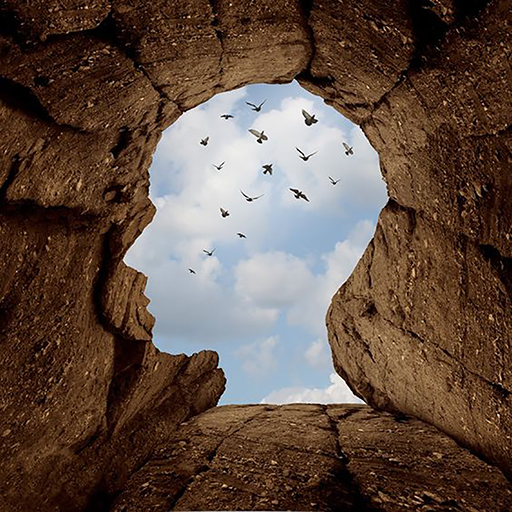
//> input picture 512.jpg, 512 x 512 px
$ ./serial   (built with g++ and OpenCV 4)
//> lines starting //> are read from the running program, lines starting //| are printed output that depends on the picture
#include <opencv2/opencv.hpp>
#include <iostream>
#include <vector>
#include <complex>
#include <iomanip>
#include <time.h>
#include <chrono>

using namespace std;
using Complex = complex<double>;
using CVector = vector<Complex>;

// Implement the FFT algorithm
CVector FFT(const CVector& a) {
    int n = a.size();
    if (n == 1) {
        return a;
    }

    Complex wn = polar(1.0, 2 * M_PI / n); // Primitive nth root of unity
    Complex w = 1;

    CVector a_even(n / 2), a_odd(n / 2);
    for (int i = 0; i < n / 2; ++i) {
        a_even[i] = a[2 * i];
        a_odd[i] = a[2 * i + 1];
    }

    CVector y_even = FFT(a_even);
    CVector y_odd = FFT(a_odd);

    CVector y(n);
    for (int k = 0; k < n / 2; ++k) {
        y[k] = y_even[k] + w * y_odd[k];
        y[k + n / 2] = y_even[k] - w * y_odd[k];
        w *= wn;
    }

    return y;
}
// Function to transpose a 2D vector
void transpose(vector<CVector> &data) {
    vector<CVector> transposed(data[0].size(), CVector(data.size()));
    for (size_t i = 0; i < data.size(); i++) {
        for (size_t j = 0; j < data[0].size(); j++) {
            transposed[j][i] = data[i][j];
        }
    }
    data = transposed;
}

int main() {
	using namespace std::chrono;
	auto start = high_resolution_clock::now();
    // [5 lines of commented-out code are left out]
    cv::Mat image = cv::imread("/mnt/c/Users/sooraj/OneDrive/Pictures/new/updated/512.jpg", cv::IMREAD_GRAYSCALE);
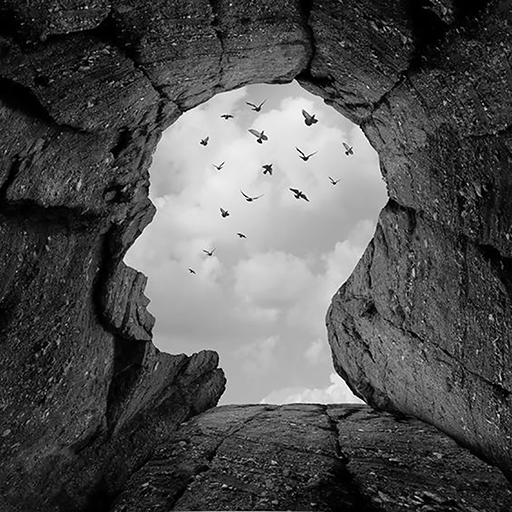
//> image: 512 rows x 512 cols, CV_8UC1; min 0, max 255, mean 82.7
//    cv::Mat image = cv::imread("/mnt/c/Users/sooraj/OneDrive/Pictures/new/updated/1024.jpg", cv::IMREAD_GRAYSCALE);
//    cv::Mat image = cv::imread("/mnt/c/Users/sooraj/OneDrive/Pictures/new/updated/2048.jpg", cv::IMREAD_GRAYSCALE);
//    cv::Mat image = cv::imread("/mnt/c/Users/sooraj/OneDrive/Pictures/new/updated/4096.jpg", cv::IMREAD_GRAYSCALE);
    if (image.empty()) {
        cerr << "Could not open or find the image." << endl;
        return -1;
    }

    // Convert the image to a 2D vector of complex numbers (for FFT)
    int rows = image.rows;
//> rows = 512
    int cols = image.cols;
//> cols = 512
    vector<CVector> image_data(rows, CVector(cols));
    for (int i = 0; i < rows; ++i) {
        for (int j = 0; j < cols; ++j) {
            image_data[i][j] = image.at<uchar>(i, j);
        }
    }

    // Apply FFT to each row
    for (int i = 0; i < rows; ++i) {
        image_data[i] = FFT(image_data[i]);
    }

    // Apply FFT to each column (transpose first)
   // Transpose the image data
    transpose(image_data);

    // Apply FFT to each column (now rows after transpose)
    for (int i = 0; i < cols; ++i) {
        image_data[i] = FFT(image_data[i]);
    }

    // Transpose back to original orientation
    transpose(image_data);

    // Calculate magnitude and scale
    cv::Mat magnitudeImage(rows, cols, CV_64F);
    for (int i = 0; i < rows; ++i) {
        for (int j = 0; j < cols; ++j) {
            double mag = abs(image_data[i][j]);
            magnitudeImage.at<double>(i, j) = mag;
        }
    }

    // Switch to logarithmic scale to enhance visibility
    magnitudeImage += cv::Scalar::all(1);
    cv::log(magnitudeImage, magnitudeImage);

    // Normalize the magnitude image to [0,1], then scale to [0,255] and convert to 8-bit
    cv::normalize(magnitudeImage, magnitudeImage, 0, 1, cv::NORM_MINMAX);
    cv::Mat displayMagnitude;
    magnitudeImage.convertTo(displayMagnitude, CV_8UC1, 255);
    cout << fixed << setprecision(10);// Set fixed-point notation with 10 decimal places
	 // Print the complex values after Fourier Transform
    for (const auto& row : image_data) {
        for (const auto& val : row) {
            cout << val << " ";
        }
        cout << endl;
    }
	auto stop = high_resolution_clock::now();
	duration<double> time_taken = stop - start;
    cout<<"Total Execution Time: "<< time_taken.count() <<" seconds";
    // Display the original and the FFT magnitude image
    cv::imshow("Original Image", image);
    cv::imshow("FFT Magnitude", magnitudeImage);
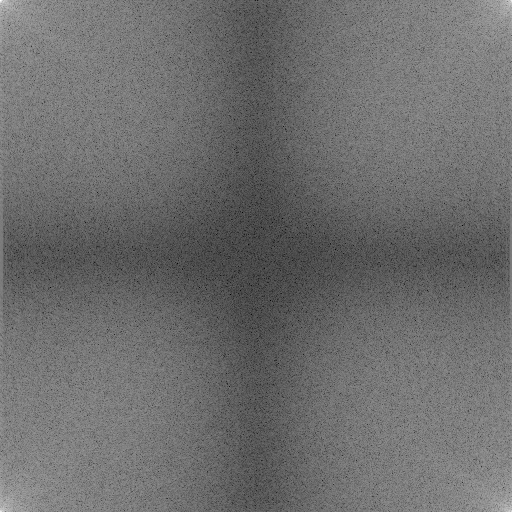
//> window 'FFT Magnitude': 512 rows x 512 cols, CV_8UC1; min 0, max 255, mean 109
    cv::waitKey(0);

    return 0;
}
